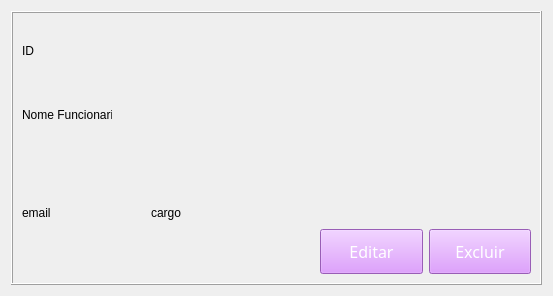
<?xml version="1.0" encoding="UTF-8"?>
<ui version="4.0">
 <class>Form</class>
 <widget class="QWidget" name="Form">
  <property name="geometry">
   <rect>
    <x>0</x>
    <y>0</y>
    <width>553</width>
    <height>296</height>
   </rect>
  </property>
  <property name="windowTitle">
   <string>Form</string>
  </property>
  <layout class="QHBoxLayout" name="horizontalLayout">
   <item>
    <widget class="QFrame" name="frame_2">
     <property name="frameShape">
      <enum>QFrame::Box</enum>
     </property>
     <property name="frameShadow">
      <enum>QFrame::Raised</enum>
     </property>
     <layout class="QHBoxLayout" name="horizontalLayout_3">
      <item>
       <layout class="QVBoxLayout" name="verticalLayout_2">
        <item>
         <layout class="QVBoxLayout" name="verticalLayout_3">
          <item>
           <widget class="QLabel" name="label_id">
            <property name="sizePolicy">
             <sizepolicy hsizetype="Fixed" vsizetype="Preferred">
              <horstretch>0</horstretch>
              <verstretch>0</verstretch>
             </sizepolicy>
            </property>
            <property name="text">
             <string>ID</string>
            </property>
           </widget>
          </item>
          <item>
           <widget class="QLabel" name="label_nome">
            <property name="minimumSize">
             <size>
              <width>60</width>
              <height>60</height>
             </size>
            </property>
            <property name="maximumSize">
             <size>
              <width>90</width>
              <height>90</height>
             </size>
            </property>
            <property name="text">
             <string>Nome Funcionario</string>
            </property>
           </widget>
          </item>
         </layout>
        </item>
        <item>
         <layout class="QHBoxLayout" name="horizontalLayout_2">
          <item>
           <widget class="QLabel" name="label_email">
            <property name="text">
             <string>email</string>
            </property>
           </widget>
          </item>
          <item>
           <widget class="QLabel" name="label_telefone">
            <property name="text">
             <string>cargo</string>
            </property>
           </widget>
          </item>
         </layout>
        </item>
       </layout>
      </item>
      <item>
       <layout class="QVBoxLayout" name="verticalLayout">
        <item>
         <spacer name="verticalSpacer">
          <property name="orientation">
           <enum>Qt::Vertical</enum>
          </property>
          <property name="sizeHint" stdset="0">
           <size>
            <width>20</width>
            <height>40</height>
           </size>
          </property>
         </spacer>
        </item>
        <item>
         <layout class="QHBoxLayout" name="horizontalLayout_6">
          <item>
           <spacer name="horizontalSpacer">
            <property name="orientation">
             <enum>Qt::Horizontal</enum>
            </property>
            <property name="sizeType">
             <enum>QSizePolicy::Fixed</enum>
            </property>
            <property name="sizeHint" stdset="0">
             <size>
              <width>40</width>
              <height>20</height>
             </size>
            </property>
           </spacer>
          </item>
          <item>
           <widget class="QPushButton" name="editar_btn">
            <property name="font">
             <font>
              <family>Impact</family>
              <pointsize>12</pointsize>
             </font>
            </property>
            <property name="styleSheet">
             <string notr="true">background-color: rgb(214, 131, 255);
color: rgb(255, 255, 255);
padding: 10px;
</string>
            </property>
            <property name="text">
             <string>Editar</string>
            </property>
           </widget>
          </item>
          <item>
           <widget class="QPushButton" name="excluir_btn">
            <property name="font">
             <font>
              <family>Impact</family>
              <pointsize>12</pointsize>
             </font>
            </property>
            <property name="styleSheet">
             <string notr="true">background-color: rgb(214, 131, 255);
color: rgb(255, 255, 255);
padding: 10px;
</string>
            </property>
            <property name="text">
             <string>Excluir</string>
            </property>
           </widget>
          </item>
         </layout>
        </item>
       </layout>
      </item>
     </layout>
    </widget>
   </item>
  </layout>
 </widget>
 <resources/>
 <connections/>
</ui>
